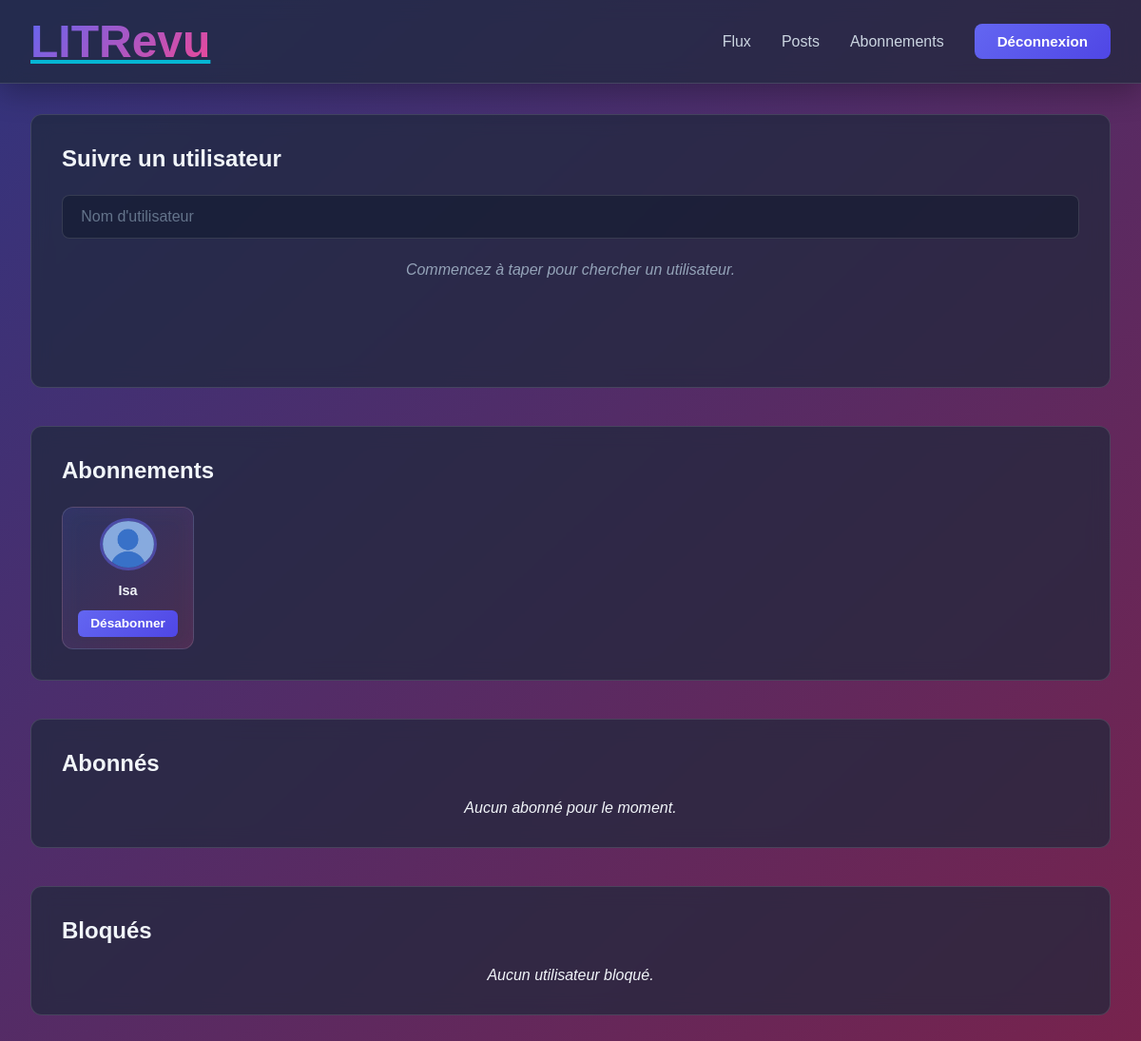
/reviews/follow/ (signed in), run on an earlier commit of the app's database.
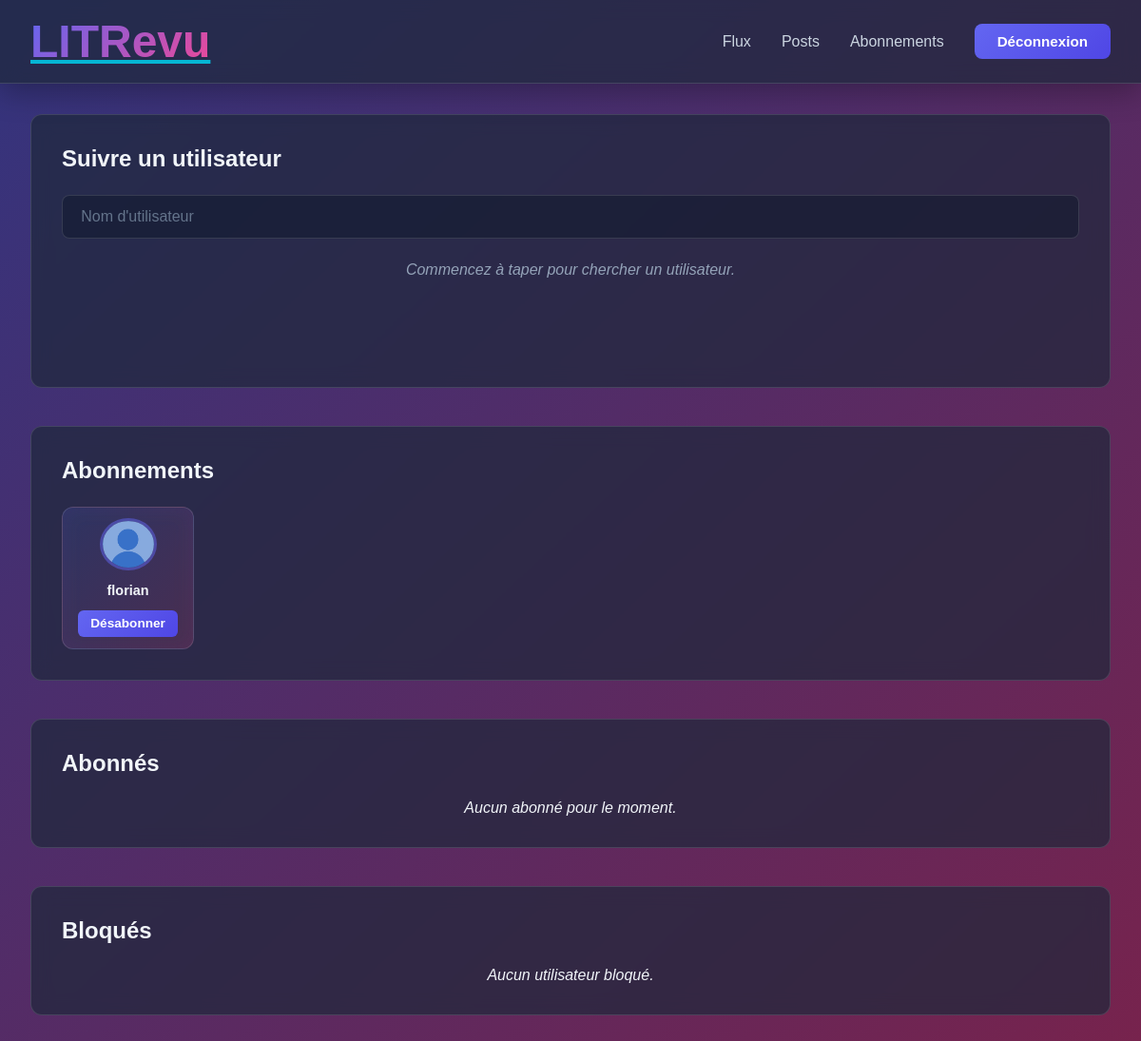
And on a later commit of the database.
### authentication/models.py (models this page shows)
class User(AbstractUser):
    profile_picture = models.ImageField(upload_to="avatars/", null=True, blank=True)

### reviews/views.py (the view)
# urls.py: path("follow/", FollowView.as_view(), name='follow'),
class FollowView(TemplateView):
    template_name = 'reviews/follow.html'
    def get_context_data(self, **kwargs):
        context = super().get_context_data(**kwargs)
        context['followed_users'] = User.objects.filter(followers__user=self.request.user)
        context['followers'] = User.objects.filter(following__following_user=self.request.user)
        context['blocked_users'] = User.objects.filter(blocked_by__user=self.request.user)
        return context

### reviews/templates/reviews/follow.html (shortened to what the changed rows need)
{% extends 'base.html' %}
{% load static %}
{% block extra_css %}
<link rel="stylesheet" href="{% static 'reviews/css/follow.css' %}">
{% endblock %}
{% block content %}
<div class="follow-page">
    <section class="follow">
        <h2>Suivre un utilisateur</h2>
    </section>
    <section class="followed">
        <h2>Abonnements</h2>
        <div class="grid-section" id="followGrid">
            {% for followed_user in followed_users %}
            <div class="item-grid">
                <div class="card">
                    <div class="card-front">
                        {% if followed_user.profile.image %}
                        <img src="{{ followed_user.profile.image.url }}" alt="{{ followed_user.username }}">
                        {% else %}
                        <img src="{% static 'pictures/default_pictures/default.png' %}" alt="{{ followed_user.username }}">
                        {% endif %}
                        <span>{{ followed_user.username }}</span>
                        <button type="button" class="front-btn unsub">Désabonner</button>
                    </div>
                    <div class="card-back">
                        <p>Confirmer le désabonnement ?</p>
                        <form method="post" action="{% url 'reviews:unfollow_user' followed_user.id %}">
                            <button type="submit" class="confirm-btn">Confirmer</button>
                            <button type="button" class="cancel-btn">Annuler</button>
                        </form>
                    </div>
                </div>
            </div>
            {% empty %}
            <p>Vous ne suivez encore personne.</p>
            {% endfor %}
        </div>
    </section>
    <section class="following">
        <h2>Abonnés</h2>
    </section>
    <section class="blocked">
        <h2>Bloqués</h2>
    </section>
</div>
{% endblock %}

What changed in the data, as far as the page shows it:
removed User: username "Isa"
added User: username "florian"
